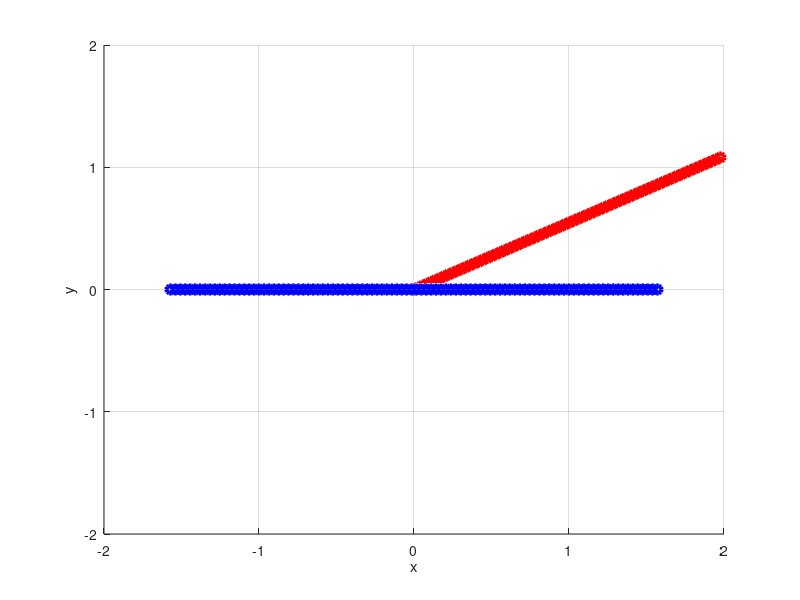

This chart was generated by the following MATLAB code:
%%
clear al; close all; clc;
hold all;
p = linspace(-pi/2,pi/2);
t = linspace(0,0);
z = linspace(1,1); 
[x,y,z] = pol2cart(t,p,z);
%
figure(1)
H1=plot3(x,y,z,'bo');
xlabel('x');ylabel('y');zlabel('z');
grid on;
set(H1,'LineWidth',3);
xlim([-2 2]);
ylim([-2 2]);
zlim([-2 2]);
view(0,90)
%% hold all
p = linspace(0,pi);
t = linspace(0.5,0.5);
z = linspace(0,1); 
[x,y,z] = pol2cart(t,p,z);
%
figure(1)
H2=plot3(x,y,z,'ro');
xlabel('x');ylabel('y');zlabel('z');
grid on;
set(H2,'LineWidth',3);
xlim([-2 2]);
ylim([-2 2]);
zlim([-2 2]);
view(0,90)
%%
az = linspace(0,pi/2);
el = linspace(0,0);
r  = linspace(7,7); 
[x,y,z] = sph2cart(az,el,r);
plot(x,y);
xlabel('x');ylabel('y');zlabel('z');